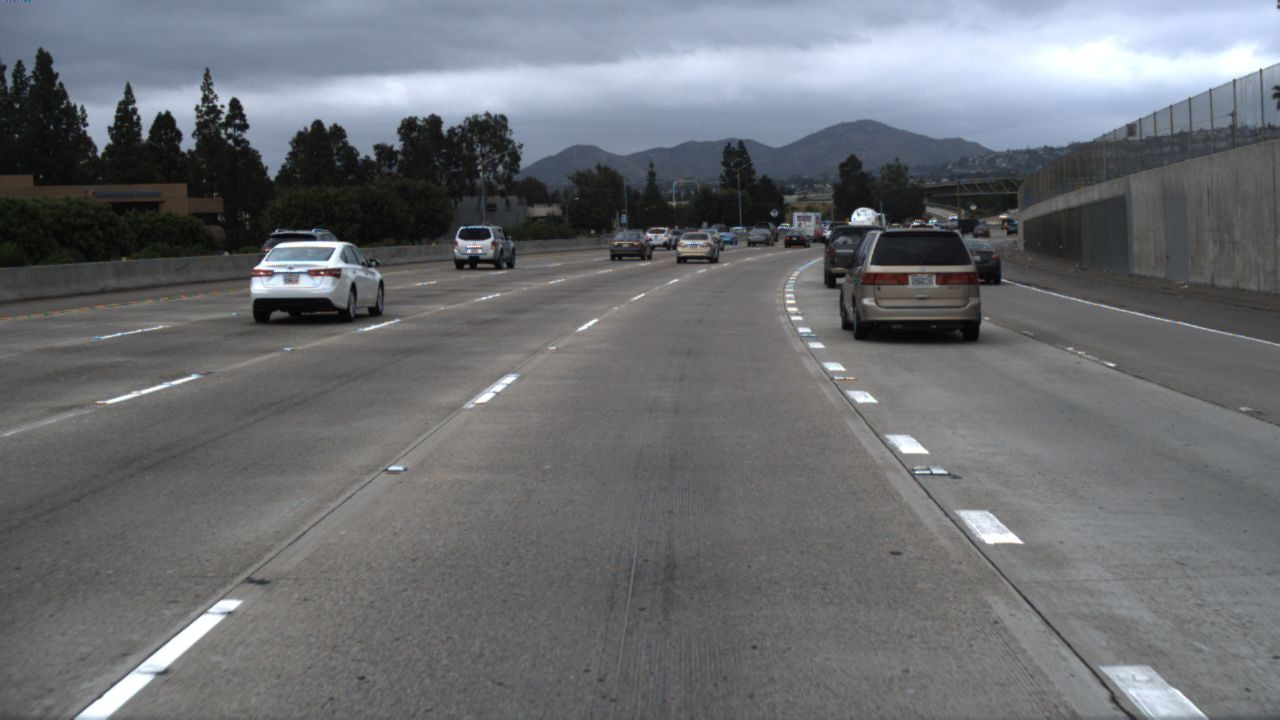
#> input picture 7right.jpg, 1280 x 720 px, found by its file name
$ python line_detection_curve.py   (older library calls are emulated)
#> lines starting #> are read from the running program, lines starting #| are printed output that depends on the picture; after the words box and inside, x2 and y2 are one past the last pixel; in counts of white or black regions, pixels touching at a corner belong together
import numpy as np
import cv2 as cv


import dataset
from shapesimilarity import shape_similarity
import difflib

# 进行透视变换
def warpImage(image, src_points, dst_points):
    image_size = (image.shape[1], image.shape[0])
    M = cv.getPerspectiveTransform(src_points, dst_points)  # 参数一:源图像中待测矩形的四点坐标  参数二:目标图像  返回值:由源图像中矩形到目标图像矩形变换的矩阵
    Minv = cv.getPerspectiveTransform(dst_points, src_points)
    warped_image = cv.warpPerspective(image, M, image_size, flags = cv.INTER_LINEAR)  # 变换后的图像
    return warped_image, M, Minv


# 灰度图转换
def grayscale(image):
    return cv.cvtColor(image, cv.COLOR_RGB2GRAY)

# Canny边缘检测 双阈值
def canny(image, low_threshold, high_threshold):
    return cv.Canny(image, low_threshold, high_threshold)

# 高斯滤波
def gaussian_blur(image, kernel_size):
    return cv.GaussianBlur(image, (kernel_size, kernel_size), 0)

# 生成感兴趣区域即Mask掩模
def region_of_interest(image, vertices):

    mask = np.zeros_like(image)  # 生成图像大小一致的zeros矩

    # 填充顶点vertices中间区域
    if len(image.shape) > 2:
        channel_count = image.shape[2]
        ignore_mask_color = (255,) * channel_count
    else:
        ignore_mask_color = 255

    # 填充函数
    cv.fillPoly(mask, vertices, ignore_mask_color)
    masked_image = cv.bitwise_and(image, mask)#与运算 在感兴趣区域mask保留image图片的信息
    # cv.imshow("mask", mask)
    return masked_image

# 霍夫变换检测直线
def hough_lines(img, rho, theta, threshold, min_line_len, max_line_gap):

    # rho：线段以像素为单位的距离精度
    # theta : 像素以弧度为单位的角度精度(np.pi/180较为合适)
    # threshold : 霍夫平面累加的阈值
    # minLineLength : 线段最小长度(像素级)
    # maxLineGap : 最大允许断裂长度
    lines = cv.HoughLinesP(img, rho, theta, threshold, np.array([]), minLineLength=min_line_len, maxLineGap=max_line_gap)
    return lines

# 画霍夫变换直线
# [77 lines left out: functions draw_houghline, draw_lines, not called in this run]

# hough变换后的车道线拟合（曲线）
def fit_poly(img, lines, midx = 640):
    slope_min = 0  # 斜率低阈值 .35
    slope_max = 30  # 斜率高阈值 .85
    # middle_x =  # 图像中线x坐标
    # max_y = image.shape[0]  # 最大y坐标

    leftx = []
    lefty = []
    rightx = []
    righty = []

    for line in lines:
        for x1, y1, x2, y2 in line:
            fit = np.polyfit((x1, x2), (y1, y2), 1)    # 拟合成直线 一阶
            slope = fit[0]  # 斜率

            if slope_min < np.absolute(slope) <= slope_max:

                # 将斜率大于0且线段X坐标在图像中线右边的点存为右边车道线
                if slope > 0 and x1 > midx and x2 > midx:
                    righty.append(y1)
                    righty.append(y2)
                    rightx.append(x1)
                    rightx.append(x2)
                # 将斜率小于0且线段X坐标在图像中线左边的点存为左边车道线
                elif slope < 0 and x1 < midx and x2 < midx:
                    lefty.append(y1)
                    lefty.append(y2)
                    leftx.append(x1)
                    leftx.append(x2)

    # 用np.polyfit()拟合一个二阶多项式
    left_fit = np.polyfit(lefty, leftx, 2)
    right_fit = np.polyfit(righty, rightx, 2)
    # left_fit = np.polyfit(lefty, leftx, 3)
    # right_fit = np.polyfit(righty, rightx, 3)

    # 为绘图生成x和y值
    ploty = np.linspace(int(4 * img.shape[0] / 10), img.shape[0] - 1, int(img.shape[0] / 10))
    ploty = (ploty).astype(np.int)
    # 使用ploty, left_fit和right_fit计算两个多项式
    left_fitx = left_fit[0] * ploty ** 2 + left_fit[1] * ploty + left_fit[2]
    right_fitx = right_fit[0] * ploty ** 2 + right_fit[1] * ploty + right_fit[2]
    # left_fitx = left_fit[0] * ploty ** 3 + left_fit[1] * ploty ** 2 + left_fit[2] * ploty + left_fit[3]
    # right_fitx = right_fit[0] * ploty ** 3 + right_fit[1] * ploty ** 2 + right_fit[2] * ploty + right_fit[3]

    draw(img, (left_fitx).astype(np.int), ploty, color=[0, 0, 200], thickness=10)
    draw(img, (right_fitx).astype(np.int), ploty, color=[0, 0, 200], thickness=10)

    # return left_fitx, right_fitx, ploty, left_fit, right_fit

# 原图像与车道线图像按照a:b比例融合
def weighted_img(initial_img, img, a=0.8, b=1.0, c=0.):
    return cv.addWeighted(initial_img, a, img, b, c)

# 两个一维数组画线
def draw(image, X, Y, color=[255,0,0], thickness=2):
    # X = [567, 532, 496, 461, 425, 390, 355, 319, 284, 248, 213, 177, 142, 106, 71, 35]
    # Y = [270, 280, 290, 300, 310, 320, 330, 340, 350, 360, 370, 380, 390, 400, 410, 420]
    # a = len(X)
    for i in range(len(X)-1):
        # print(i)
        cv.line(image, (X[i], Y[i]), (X[i+1], Y[i+1]), color, thickness)
    # cv.line(image, (X, Y), color, thickness)

# 画出测试标签里的车道线
# [152 lines left out: functions draw_correctline, value_similarity, eucliDist, __sst, __ssr, goodness_of_fit and 2 more, not called in this run]


def process_image(image):
    # cv.imshow("image", image)

    # #透视变换结果，得到俯视图
    src = np.float32([[500, 200], [100, 800], [850, 200], [1215, 800]])
    dst = np.float32([[300, 0], [470, 800], [500, 0], [700, 800]])
    # cv2.line(test_distort_image, (565, 450), (390, 620), (255, 0, 0), 8)
    # cv2.line(test_distort_image, (650, 450), (1015, 620), (255, 0, 0), 8)

    perspective_image, M, Minv = warpImage(image, src, dst)
    # cv.imshow('perspective', perspective_image)

    imperspective_image, M, Minv = warpImage(perspective_image, dst, src)
    # [10 lines of commented-out code are left out]
    gray = grayscale(perspective_image)
    # cv.imshow('gray', gray)


    # 3.Canny边缘检测 双阈值技术
    canny_low_threshold = 75  # canny边缘检测低阈值
    canny_high_threshold = canny_low_threshold * 3  # canny边缘检测高阈值
    edge_image = canny(gray, canny_low_threshold, canny_high_threshold)
    # [7 lines of commented-out code are left out]
    vertices = np.array([[(1 * image.shape[1] / 3, image.shape[0]), (1 * image.shape[1] / 3, 2 * image.shape[0] / 7),
                (7 * image.shape[1] / 18, 2 * image.shape[0] / 7), (6 * image.shape[1] / 11, image.shape[0])]], dtype=np.int32)

    masked_edges = region_of_interest(edge_image, vertices)
    cv.imshow("masked_edges", masked_edges)

    # 5.基于霍夫变换的直线检测
    rho = 1  # 霍夫像素单位
    theta = np.pi / 180  # 霍夫角度移动步长
    hof_threshold = 3  # 霍夫平面累加阈值threshold
    min_line_len = 3  # 线段最小长度
    max_line_gap = 60  # 最大允许断裂长度

    lines = hough_lines(masked_edges, rho, theta, hof_threshold, min_line_len, max_line_gap)
    line_image = np.zeros_like(image)  # 保持车道线信息

    # # 测试
    midx = int(7 * image.shape[1] / 18)  # 画中线(参考线)
    # draw_houghline(perspective_image, lines)  # 透视变换后的画中的ROI上，画满足条件的HOUGH变换的直线
    # cv.line(perspective_image, (midx, int(image.shape[0])), (midx, 0), color=[0, 255, 0], thickness=1)

    # draw_correctline(image, dataset.lanes, dataset.h_samples)  # 标签车道线
    # cv.imshow('test_image', image)
    # draw_lines(perspective_image, lines, midx)
    fit_poly(perspective_image, lines, midx)  # 在透视变换的图中画车道线 用于观察拟合效果
    cv.imshow("perspective_image", perspective_image)

    # 6.绘制车道线线段
    # Curve = draw_lines(line_image, lines, midx, thickness=10)
    # draw_lines(line_image, lines, midx)
    fit_poly(line_image, lines, midx)  # 只画车道线 用于透视逆变换 图像融合
    # cv.imshow('line_image', line_image)

    # 7.图像融合
    alpha = 0.8   # 原图像权重
    beta = 1.     # 车道线图像权重
    gamma = 0.

    test, M, Minv = warpImage(line_image, dst, src)
    lines_edges = weighted_img(image, test, alpha, beta, gamma)  # dst = alpha * image + beta * line_image + gamma
    # cv.imshow("line_image",  line_image)
    cv.imshow('lines_edges', lines_edges)  # 融合后结果图

    # # # 8.评价指标:准确度
    # # eucliDist(Curve, dataset.lanes, dataset.h_samples)


if __name__ == '__main__':
    # 图片的车道线检测
    # image = cv.imread('1.jpg')
    image = cv.imread('D:/Pycharm/coding/Dataset/7right.jpg')
#> image is the input picture: shape (720, 1280, 3); mean B, G, R 114.1, 110.1, 107.6

    # 主程序
    process_image(image)
#> in process_image, `perspective_image, M, Minv = warpImage(image, src, dst)`: M = [[1.39, 5, -965.8], [-2.25e-15, 9.01, -1802], [-1.7e-18, 0.0072, 1]]; Minv = [[1.75, -0.952, -25], [8.12e-17, 0.111, 200], [0, -0.000799, 1]]
#> in process_image, `imperspective_image, M, Minv = warpImage(perspective_image, dst, src)`: M has the same summary as Minv; Minv has the same summary as M
#> in canny, `return cv.Canny(image, low_threshold, high_threshold)`: returned value: shape (720, 1280); 1.5% white in thin lines or dots, all inside (x1, y1, x2, y2) = (88, 0, 747, 720)
#> in region_of_interest, `cv.fillPoly(mask, vertices, ignore_mask_color)`: mask: shape (720, 1280); 9.6% white; 1 white region, box (x1, y1, x2, y2) and area: (426, 205, 699, 720) 88837
#> in region_of_interest, `masked_image = cv.bitwise_and(image, mask)#与运算 在感兴趣区域mask保留image图片的信息`:
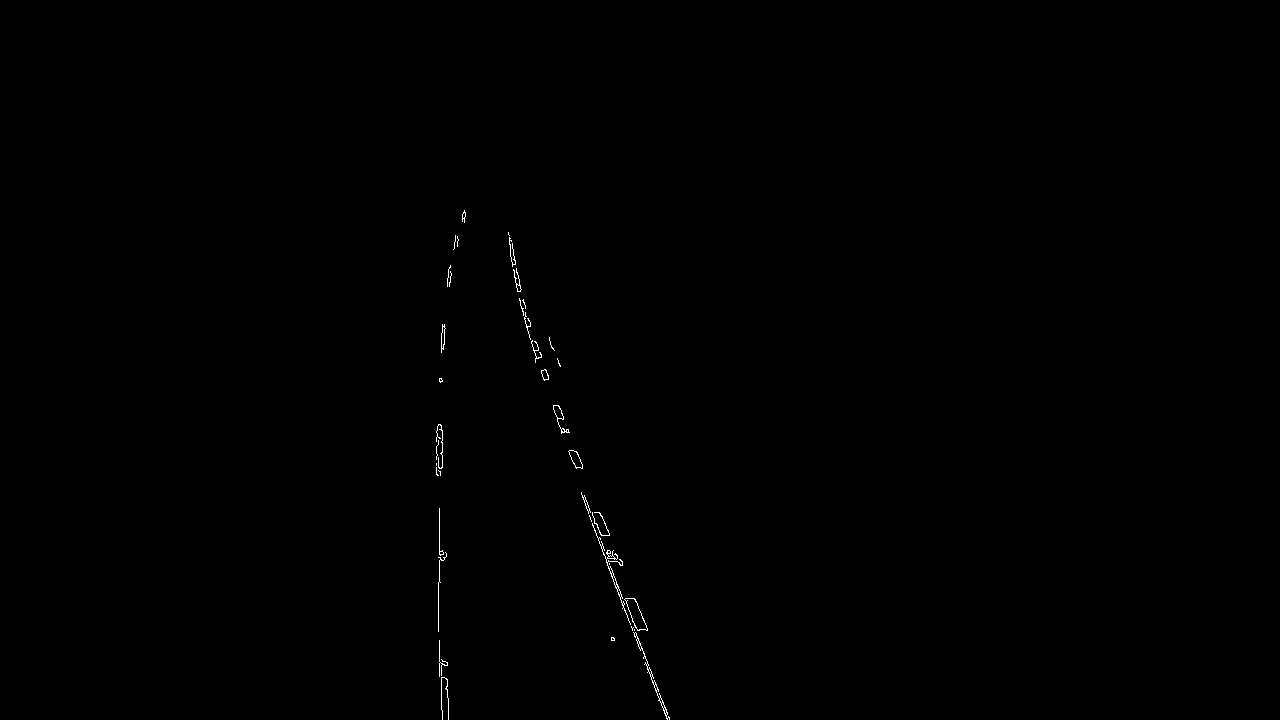
#> masked_image: shape (720, 1280); 0.18% white in thin lines or dots, all inside (x1, y1, x2, y2) = (436, 210, 670, 720)
#> in hough_lines, `lines = cv.HoughLinesP(img, rho, theta, threshold, np.array([]), minLi..`: lines = 217 rows, first 6: [568, 451, 608, 530], [511, 261, 535, 361], [439, 524, 442, 430], [597, 512, 615, 587], [646, 665, 650, 669], [510, 250, 544, 380]
#> the loop in fit_poly, `for line in lines:` made 217 passes
#> after the loop in fit_poly, `for line in lines:`: leftx = 54 values, max 463 at index 21, min 436 at index 26, mean 442.2; lefty = 54 values, max 676 at index 24, min 212 at index 21, mean 477.8; rightx = 172 values, max 669 at index 123, min 509 at index 64, mean 599.9; righty = 172 values, max 719 at index 123, min 237 at index 142, mean 527.4
#> in fit_poly, `left_fit = np.polyfit(lefty, leftx, 2)`: left_fit = [0.000199, -0.206, 491.8]
#> in fit_poly, `right_fit = np.polyfit(righty, rightx, 2)`: right_fit = [8.44e-05, 0.255, 440]
#> in fit_poly, `left_fitx = left_fit[0] * ploty ** 2 + left_fit[1] * ploty + left_fit[2]`: left_fitx = 72 values, max 448.9 at index 0, min 438.3 at index 38, mean 441.5
#> in fit_poly, `right_fitx = right_fit[0] * ploty ** 2 + right_fit[1] * ploty + right_..`: right_fitx = 72 values from 520.6 to 667.3
#> the loop in draw, `for i in range(len(X)-1):` made 71 passes
#> call 2 of draw, with X = array of shape (72,), Y = array of shape (72,), thickness = 10
#> the loop in draw (call 2), `for i in range(len(X)-1):` made 71 passes
#> after the loop in draw (call 2), `for i in range(len(X)-1):`:
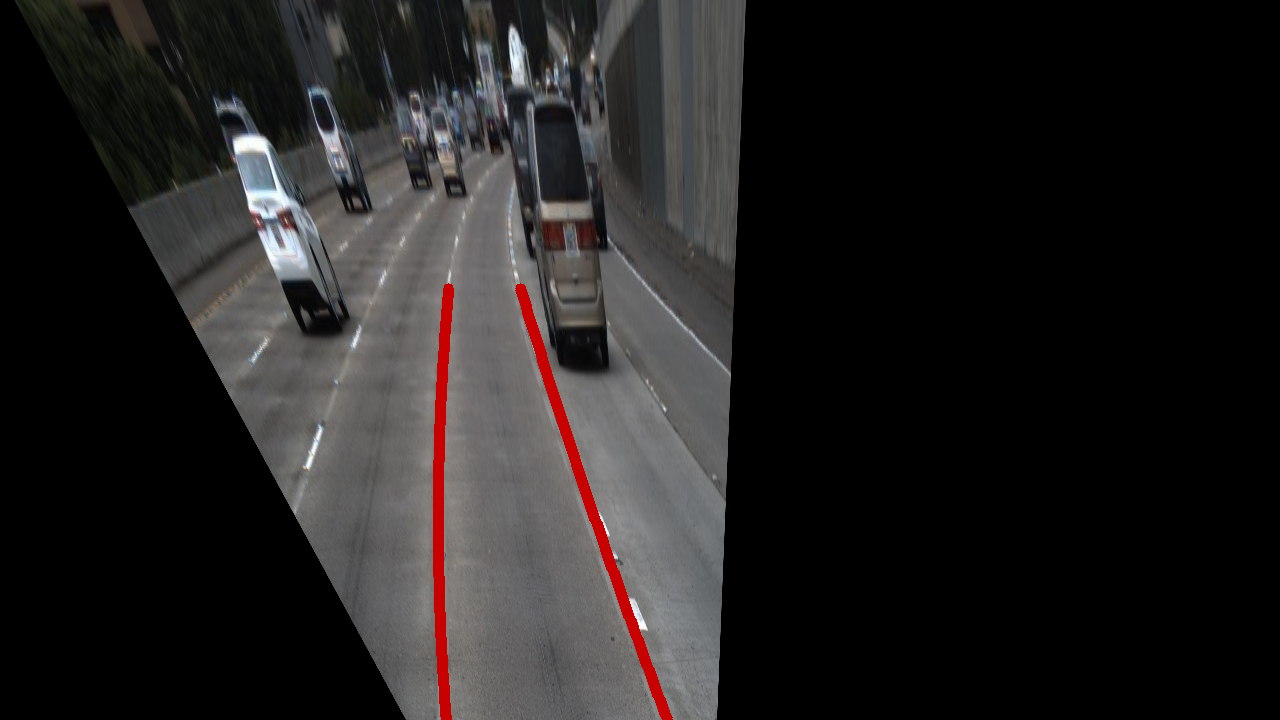
#> image: shape (720, 1280, 3); mean B, G, R 33, 33.3, 35.5
#> the loop in fit_poly (call 2), `for line in lines:` made 217 passes
#> call 4 of draw, with X = array of shape (72,), Y = array of shape (72,), thickness = 10
#> the loop in draw (call 4), `for i in range(len(X)-1):` made 71 passes
#> after the loop in draw (call 4), `for i in range(len(X)-1):`:
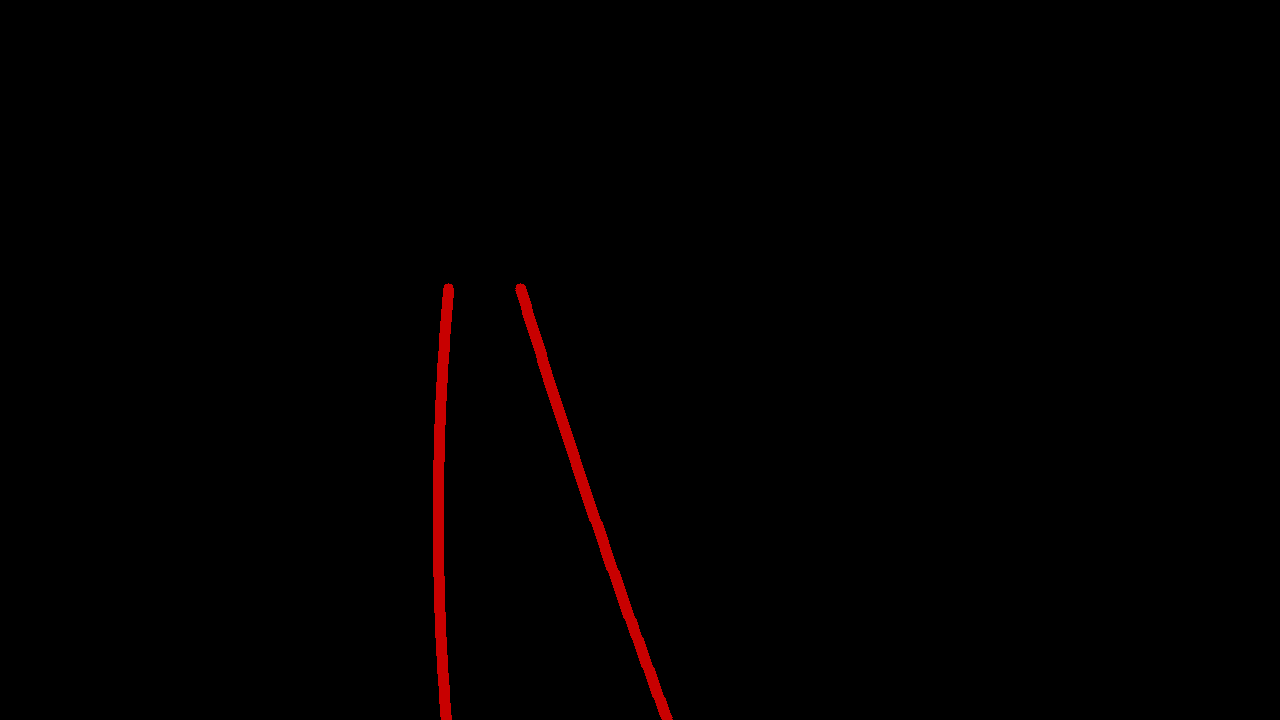
#> image: shape (720, 1280, 3); mean B, G, R 0, 0, 2.1
#> in weighted_img, `return cv.addWeighted(initial_img, a, img, b, c)`:
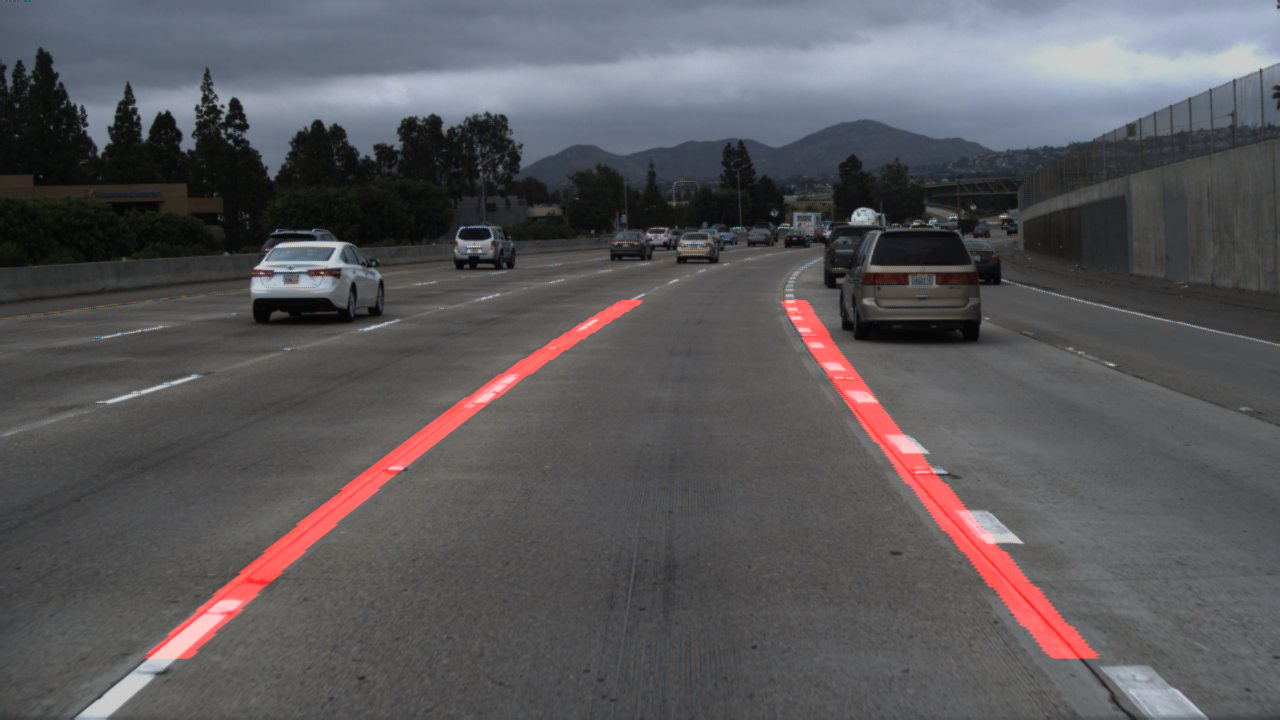
#> returned value: shape (720, 1280, 3); mean of channels 0, 1, 2 91.2, 88.1, 90.2; drawn as B, G, R
    cv.waitKey(0)

    # [7 lines of commented-out code are left out]
